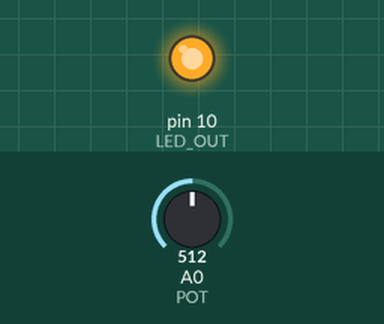
Simulated run of this sketch. Board: Arduino Uno, built with avr-gcc and run on an emulated ATmega328P. On the bench: output pins drawn as LEDs (lit = HIGH). The test bench sets the inputs (shaded band); at power-on: A0 (POT) = 512.

Above: at 1.2 s.
1.3 s: A0 (POT) set to 122
At 1.6 s:
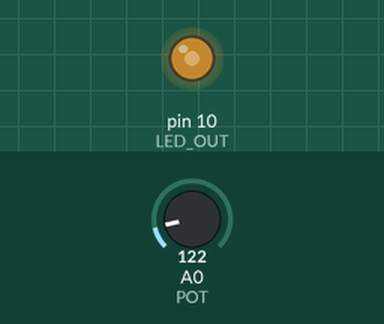
2.8 s: A0 (POT) set to 0
At 3.9 s:
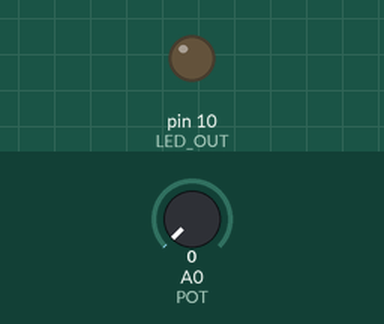
4.3 s: A0 (POT) set to 306
At 5.1 s:
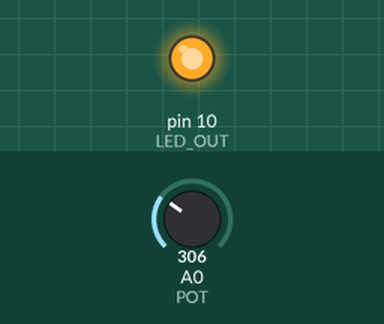
Timing chart, 0 to 7.3 s (numbered marks = the images above; inputs shaded):
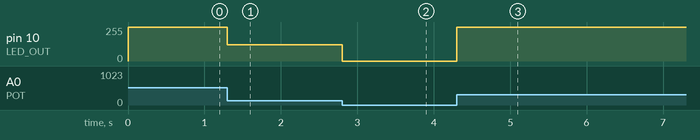

Measured:
- after the input at 1.3 s, pin 10 (LED_OUT): 255/255 → 122/255 at once
- after the input at 2.8 s, pin 10 (LED_OUT): 122/255 → 0/255 at once
- after the input at 4.3 s, pin 10 (LED_OUT): 0/255 → 255/255 at once

The sketch:

fadeExample2.ino
```cpp
#define POT 0
#define LED_OUT 10

// attaches a potentiometer to an LED
void setup() {
  pinMode(POT, INPUT);
  pinMode(LED_OUT, OUTPUT);
}

void loop() {
  int val = analogRead(POT);
  analogWrite(LED_OUT, val);
}
```
